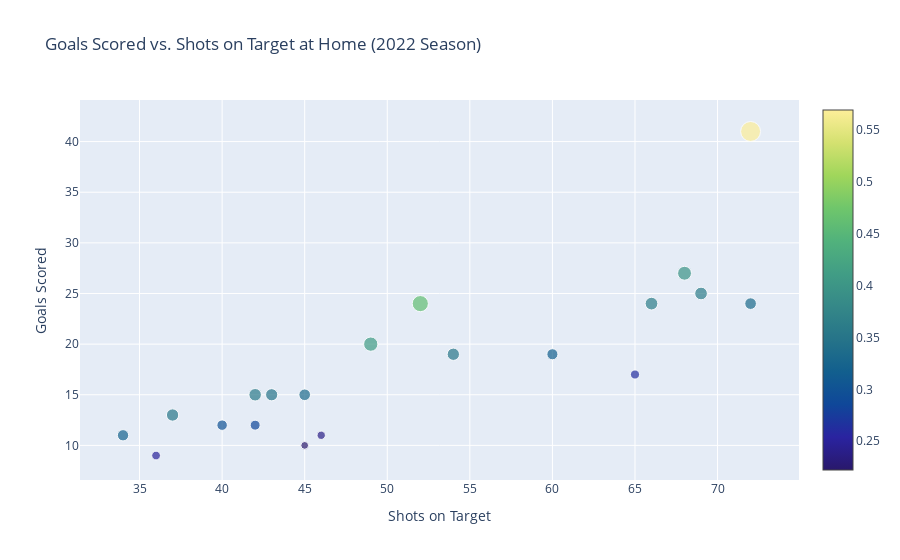

Write notebook code for a chart like this one.
### Code cell
# For the 2022 season home stats
home_22 = go.Scatter(x=home_shootin_stats_22['SoT'], y=home_shootin_stats_22['GF'], mode='markers',
                   text=home_shootin_stats_22.index.get_level_values('Team'),
                   marker={'size': 35 * home_shootin_stats_22['Efficiency'],
                           'color':home_shootin_stats_22['Efficiency'], 'colorscale': 'haline', 'showscale':True})
                              #To have the points vary based on efficiency
# create a layout for the plot
home_layout_22 = go.Layout(title='Goals Scored vs. Shots on Target at Home (2022 Season)',
                   xaxis={'title': 'Shots on Target'},
                   yaxis={'title': 'Goals Scored'})

# create a figure object
shot_HomeStats_22 = go.Figure(data=[home_22], layout=home_layout_22)
shot_HomeStats_22.show()
py.plot(shot_HomeStats_22, filename='ShotsvsGoals_Home_Stats_22.html', auto_open=False)

### Figure 1 — Plotly figure (JSON) as saved in the notebook; plotly's stock layout.template omitted (floating-point values rounded to 4 significant figures)
{"data": [{"marker": {"color": [0.3971, 0.3519, 0.3235, 0.4615, 0.2615, 0.3514, 0.3, 0.2391, 0.4082, 0.3333, 0.3571, 0.3623, 0.5694, 0.3636, 0.3167, 0.3488, 0.2222, 0.3333, 0.2857, 0.25], "colorscale": [[0, "rgb(41, 24, 107)"], [0.09091, "rgb(42, 35, 160)"], [0.1818, "rgb(15, 71, 153)"], [0.2727, "rgb(18, 95, 142)"], [0.3636, "rgb(38, 116, 137)"], [0.4545, "rgb(53, 136, 136)"], [0.5455, "rgb(65, 157, 133)"], [0.6364, "rgb(81, 178, 124)"], [0.7273, "rgb(111, 198, 107)"], [0.8182, "rgb(160, 214, 91)"], [0.9091, "rgb(212, 225, 112)"], [1, "rgb(253, 238, 153)"]], "showscale": true, "size": [13.9, 12.31, 11.32, 16.15, 9.154, 12.3, 10.5, 8.37, 14.29, 11.67, 12.5, 12.68, 19.93, 12.73, 11.08, 12.21, 7.778, 11.67, 10, 8.75]}, "mode": "markers", "text": ["Arsenal", "Aston Villa", "Bournemouth", "Brentford", "Brighton and Hove Albion", "Chelsea", "Crystal Palace", "Everton", "Fulham", "Leeds United", "Leicester City", "Liverpool", "Manchester City", "Manchester United", "Newcastle United", "Nottingham Forest", "Southampton", "Tottenham Hotspur", "West Ham United", "Wolverhampton Wanderers"], "type": "scatter", "x": [68, 54, 34, 52, 65, 37, 40, 46, 49, 45, 42, 69, 72, 66, 60, 43, 45, 72, 42, 36], "y": [27, 19, 11, 24, 17, 13, 12, 11, 20, 15, 15, 25, 41, 24, 19, 15, 10, 24, 12, 9]}], "layout": {"title": {"text": "Goals Scored vs. Shots on Target at Home (2022 Season)"}, "xaxis": {"title": {"text": "Shots on Target"}}, "yaxis": {"title": {"text": "Goals Scored"}}}}
